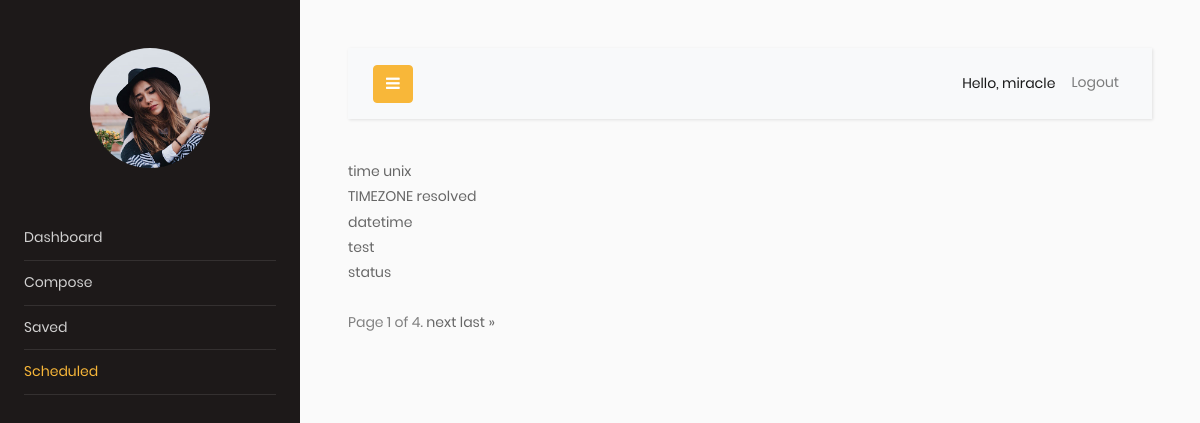
The page /scheduled/ (signed in) on the database as committed earlier.
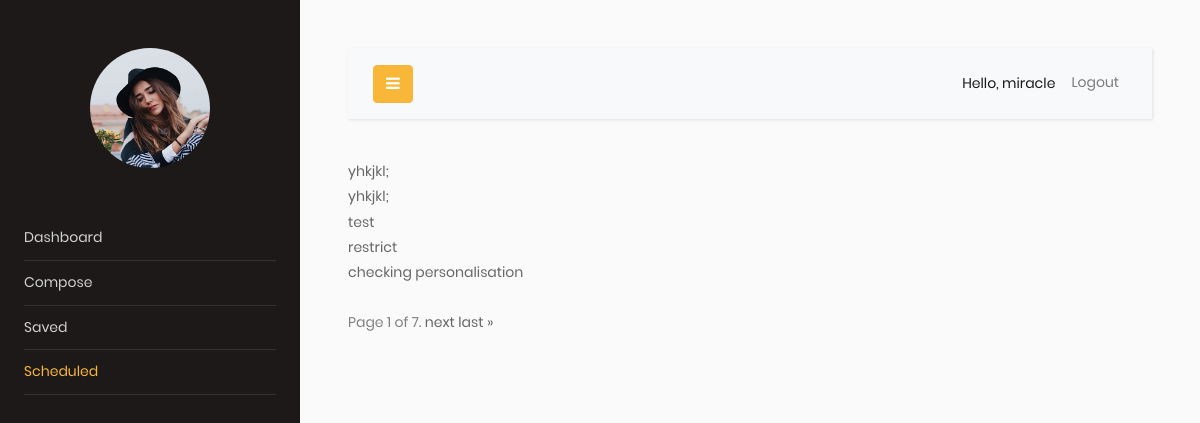
The same page on the database as committed later.
### emailscheduler/models.py (models this page shows)
class Compose(models.Model):
    user = models.ForeignKey(User, on_delete=models.CASCADE, related_name="emaillist", null=True)
    To = models.EmailField()
    cc = models.EmailField(blank=True, null=True)
    bcc = models.EmailField(blank=True, null=True)
    subject = models.CharField(max_length=200, blank=True, null=True)
    body = RichTextField(blank=True, null=True)
    date_time = models.DateTimeField(blank=True, null=True)
    draft = models.BooleanField(default=True)
    def __str__(self):
        return self.subject

### emailscheduler/views.py (the view)
# urls.py: path("scheduled/", views.scheduled, name="scheduled"),
def scheduled(request):
    emaillist= Compose.objects.filter(draft=False, user=request.user).order_by('-date_time')
    paginator=Paginator(emaillist,5)
    page_number = request.GET.get('page')
    page_obj = paginator.get_page(page_number)
    print(emaillist)
    return render(request, 'scheduled.html',{"emaillist":emaillist,'page_obj': page_obj})

### templates/scheduled.html (shortened to what this page needs)
<!DOCTYPE html>
<html lang="en">
<head>
    {% extends 'base.html' %}
{% block content %}
{% for email in page_obj %}
    <li>
<a href="{% url 'showscheduled' email.id %}">
    {{ email }}</a><br/>
    </li>
{% endfor %}<br/>
    <div class="pagination">
    <span class="step-links">
        <span class="current">
            Page {{ page_obj.number }} of {{ page_obj.paginator.num_pages }}.
        </span>
        {% if page_obj.has_next %}
            <a href="?page={{ page_obj.next_page_number }}">next</a>
            <a href="?page={{ page_obj.paginator.num_pages }}">last &raquo;</a>
    {% endif %}
    </span>
</div>
{% endblock content %}

Rows that differ between the two databases and show on the page:
no longer on this page (row unchanged): Compose: subject "time unix"
no longer on this page (row unchanged): Compose: subject "TIMEZONE resolved"
no longer on this page (row unchanged): Compose: subject "datetime"
no longer on this page (row unchanged): Compose: subject "status"
added Compose: subject "yhkjkl;"
added Compose: subject "yhkjkl;"
added Compose: subject "restrict"
added Compose: subject "checking personalisation"
Other text that changed with them:
{{ page_obj.paginator.num_pages }}: "4" → "7"
